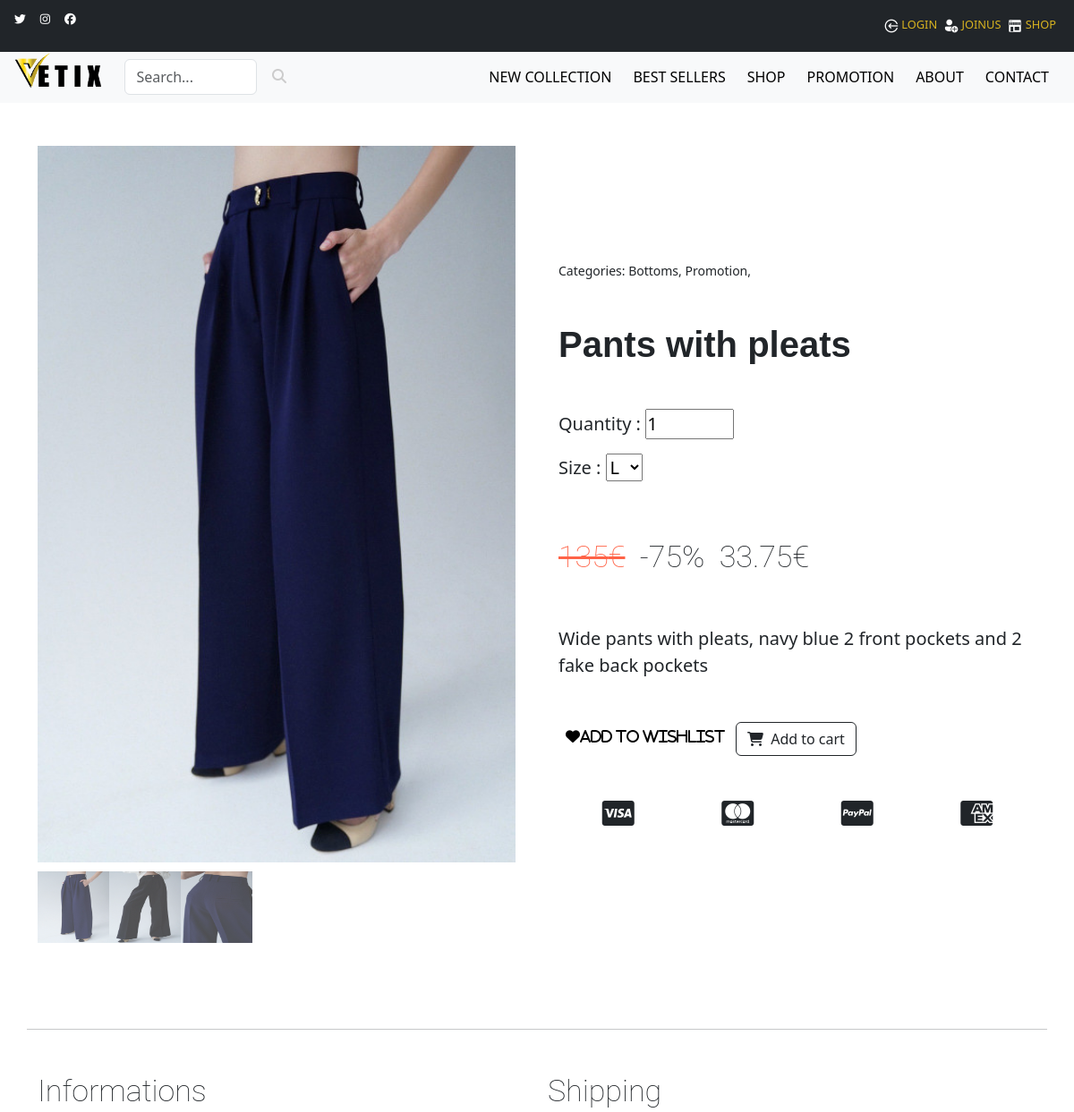
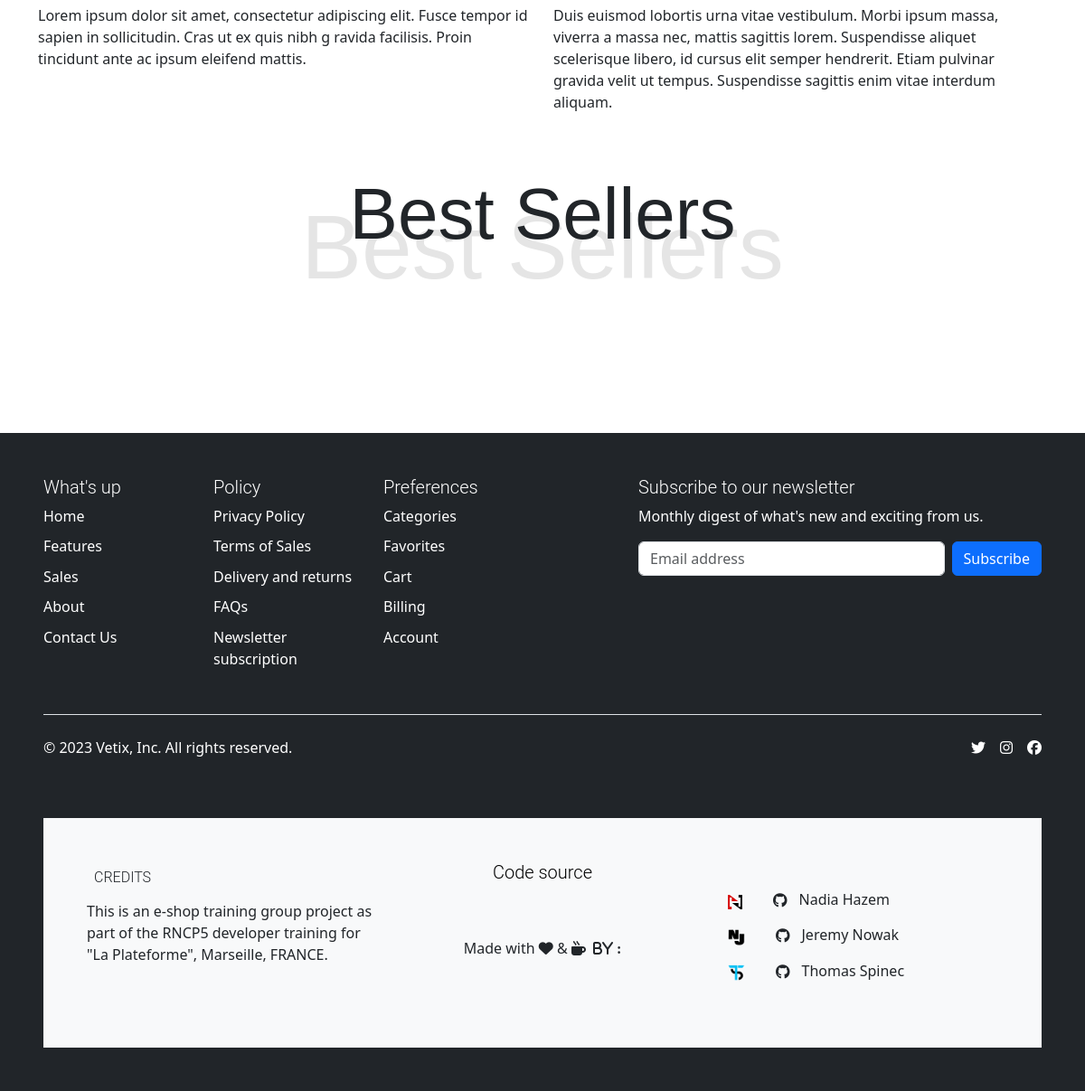
/product.php?id=2, run on the app's committed database (2 pictures, top to bottom).
### tables this page shows
CREATE TABLE IF NOT EXISTS `product` (
  `id_product` int(11) NOT NULL AUTO_INCREMENT,
  `title` varchar(255) NOT NULL,
  `description` text NOT NULL,
  `image` varchar(255) NOT NULL,
  `image_1` varchar(255) DEFAULT NULL,
  `image_2` varchar(255) DEFAULT NULL,
  `price` int(11) NOT NULL,
  `best_sellers` tinyint(1) NOT NULL DEFAULT '0',
  `new_collection` tinyint(1) NOT NULL DEFAULT '0',
  `promotion` tinyint(1) NOT NULL DEFAULT '0',
  `promotion_percentage` int(11) DEFAULT NULL,
  PRIMARY KEY (`id_product`)
);

CREATE TABLE IF NOT EXISTS `category` (
  `id_category` int(11) NOT NULL AUTO_INCREMENT,
  `name` varchar(255) NOT NULL,
  PRIMARY KEY (`id_category`)
);

### inc/class/Model.php (called while the page is built, shortened)
<?php
abstract class Model
{
    protected $bdd;
    protected $tablename = '';
    public function __construct()
    {
        $host = 'localhost';
        $dbname = 'boutique';
        $dbUser = 'root';
        $dbPass = '';
        try {
            $this->bdd = new PDO("mysql:host=$host;dbname=$dbname;charset=utf8", $dbUser, $dbPass);
            $this->bdd->setAttribute(PDO::ATTR_ERRMODE, PDO::ERRMODE_EXCEPTION);
            $this->bdd->exec("set names utf8");
        } catch (PDOException $e) {
            echo "Erreur : " . $e->getMessage();
            die();
        }
    }
    protected function getOne($id, $colname)
    {
        $id = htmlspecialchars($id);
        $query = "SELECT * FROM $this->tablename WHERE $colname = :id";
        $select = $this->bdd->prepare($query);
        $select->execute([':id' => $id]);
        $result = $select->fetch(PDO::FETCH_ASSOC);
        return $result;
    }
}

### inc/php/callToClasses.php (called while the page is built, shortened)
<?php
require_once 'inc/class/User.php';
require_once 'inc/class/Product.php';
$user = new User();
$product = new Product();
?>

### inc/class/Product.php (called while the page is built, shortened)
<?php
require_once "Model.php";
class Product extends Model
{
    protected $bdd;
    protected $tablename = "product";
    public function getSize($idProduct)
    {
        $idProduct = htmlspecialchars($idProduct);
        $request = "SELECT product_size.id_product AS id_size_product,
        product_size.id_size, size.id_size, size.size
        FROM $this->tablename
        INNER JOIN product_size
        ON product.id_product=product_size.id_product
        INNER JOIN size
        ON product_size.id_size=size.id_size
        WHERE product.id_product = :idProduct";
        $select = $this->bdd->prepare($request);
        $select->execute([
            ":idProduct" => $idProduct,
        ]);
        $result = $select->fetchAll(PDO::FETCH_ASSOC);
        return $result;
    }
    public function getProductInfo($id, $colname = "id_product")
    {
        return parent::getOne($id, $colname);
    }
    public function getCategoryName($id)
    {
        $id = htmlspecialchars($id);
        $query = $this->bdd->prepare("SELECT name FROM category INNER JOIN link_categ ON category.id_category = link_categ.id_categ WHERE link_categ.id_product = :id");
        $query->execute([':id' => $id]);
        $result = $query->fetchAll(PDO::FETCH_ASSOC);
        if ($result) {
            return $result;
        } else {
            return 'not ok';
        }
    }
}

### inc/class/User.php (called while the page is built, shortened)
<?php
require_once 'Model.php';
class User extends Model
{
    public function isLogged()
    {
        if (isset($_SESSION['user'])) {
            return true;
        } else {
            return false;
        }
    }
}

### product.php (the view, shortened to what this page needs)
<?php require_once 'inc/php/callToClasses.php'; ?>
<!DOCTYPE html>
<html lang="en">
<head>
    <link rel="stylesheet" href="inc/css/style.css">
    <link rel="stylesheet" href="https://cdnjs.cloudflare.com/ajax/libs/lightbox2/2.11.3/css/lightbox.min.css">
    <link rel="stylesheet" href="https://cdn.jsdelivr.net/npm/bootstrap@5.3.0-alpha3/dist/css/bootstrap.min.css">
</head>
<body>
    <?php include 'inc/header.php'; ?>
    <main class="container my-5">
        <?php
        $id = $_GET['id'];
        $product_info = $product->getProductInfo($id);
        $categories = $product->getCategoryName($id);
        $image = $product_info['image'];
        $image1 = $product_info['image_1'];
        $image2 = $product_info['image_2'];
        $title = $product_info['title'];
        $sizesProduct = $product->getSize($id);
        ?>
        <div class="row gx-4 gx-lg-5 align-items-center">
            <div class="col-md-6">
                <?php $images = [$image, $image1, $image2]; ?>
                <?php foreach ($images as $index => $image) : ?>
                    <?php if (!empty($image) && $index === 0) : ?>
                        <a href="inc/img/shop/<?= $image ?>" data-lightbox="<?= $title ?>">
                            <img src="inc/img/shop/<?= $image ?>" alt="<?= $title ?>" class="product_img img-fluid">
                        </a>
                    <?php elseif (!empty($image) && $index !== 0) : ?>
                        <a href="inc/img/shop/<?= $image ?>" data-lightbox="<?= $title ?>" style="display:none;"></a>
                    <?php endif; ?>
                <?php endforeach; ?>
                <div class="thumbnails">
                    <img class="thumbnail" src="inc/img/shop/<?= $product_info['image'] ?>" data-full-image="inc/img/shop/<?= $product_info['image'] ?>">
                    <?php
                    if ($product_info['image_1'] != "") { ?>
                        <img class="thumbnail" src="inc/img/shop/<?= $product_info['image_1'] ?>" data-full-image="inc/img/shop/<?= $product_info['image_1'] ?>">
                    <?php }
                    if ($product_info['image_2'] != "") { ?>
                        <img class="thumbnail" src="inc/img/shop/<?= $product_info['image_2'] ?>" data-full-image="inc/img/shop/<?= $product_info['image_2'] ?>">
                    <?php } else { ?>
                        <img class="thumbnail" src="inc/img/shop/default.png" data-full-image="inc/img/shop/<?= $product_info['image'] ?>">
                    <?php } ?>
                </div>
            </div>
            <div class="col-md-6">
                <div class="small mb-5">Categories:
                    <?php foreach ($categories as $category) {
                        echo $category['name'] . ', ';
                    } ?></div>
                <h2 class="display-5 fw-bolder my-5"><?php echo $product_info['title'] ?></h2>
                <div class="fs-5 mb-5">
                    <p class="">Quantity :
                        <input type="number" name="quantity" id="quantity" min="1" max="10" value="1">
                    </p>
                    <p class="">Size :
                        <select name="size" id="size">
                            <?php foreach ($sizesProduct as $cols => $valueSize) {
                            ?>
                                <option value="<?= $valueSize['size'] ?>"><?= $valueSize['size'] ?></option>
                            <?php
                            }
                            ?>
                        </select>
                    </p>
                    <?php if ($product_info['promotion'] == 1) {
                        $price = $product_info['price'] / 100;
                        $percentage = $product_info['promotion_percentage'];
                        $newPrice = $price - ($price * $percentage / 100);
                    ?>
                        <h3 class="py-5"><?= '<del>' . $price . '€</del> &nbsp;-' . $percentage . '% &nbsp;' . $newPrice ?>€</h3>
                    <?php } else { ?>
                        <h3 class="py-5"><?= $product_info['price'] / 100; ?>€</h3>
                    <?php } ?>
                    <p class="lead"><?= $product_info['description'] ?></p>
                </div>
                <div class="love d-flex mb-5">
                    <i class="heart heart-bk fas fa-heart px-2 pt-2" data-id="<?= $id ?>">Add to wishlist</i>
                    <?php if ($user->isLogged()) { ?>
                        <button id="add_to_cart" class="connected btn btn-outline-dark flex-shrink-0 mx-1" type="button" data-id="<?= $id ?>">
                            <i class="fas fa-shopping-cart me-1"></i>
                            Add to cart
                        </button>
                    <?php } else { ?>
                        <button id="add_to_cart" class="btn btn-outline-dark flex-shrink-0 mx-1" type="button" data-id="<?= $id ?>">
                            <i class="fas fa-shopping-cart me-1"></i>
                            Add to cart
                        </button>
                    <?php } ?>
                </div>
                <div class="d-flex mt-5 justify-content-around">
                    <i class="fab fa-2x fa-cc-visa"></i>
                    <i class="fab fa-2x fa-cc-mastercard"></i>
                    <i class="fab fa-2x fa-cc-paypal"></i>
                    <i class="fab fa-2x fa-cc-amex"></i>
                </div>
            </div>
        </div>
        <div class="row my-5">
            <hr class="my-5">
            <div class="col-md-6">
                <h3>Informations</h3>
                <p>Lorem ipsum dolor sit amet, consectetur adipiscing elit.
                    Fusce tempor id sapien in sollicitudin. Cras ut ex quis nibh g
                    ravida facilisis. Proin tincidunt ante ac ipsum eleifend mattis.</p>
            </div>
            <div class="col-md-6">
                <h3>Shipping</h3>
                <p>Duis euismod lobortis urna vitae vestibulum. Morbi ipsum massa, viverra a massa nec, mattis sagittis lorem. Suspendisse aliquet scelerisque libero, id cursus elit semper hendrerit. Etiam pulvinar gravida velit ut tempus. Suspendisse sagittis enim vitae interdum aliquam.</p>
            </div>
        </div>
        <section class="container overflow-hidden">
            <h1>Best Sellers</h1>
            <h1 class="ter">Best Sellers</h1>
        </section>
    </main>
    <?php include 'inc/footer.php'; ?>
</body>
</html>

### inc/css/style.css (style rules this page uses)
* { box-sizing: border-box; margin: 0; padding: 0; }
body { font-family: 'Open Sans', sans-serif; background-color: #fff; overflow-x : hidden; }
main { margin-top: 5%!important; width: 100%; min-height: 100vh; }
.container { width: 80%; margin: 0 auto; padding: 0; }
h1 { position: relative; font-family: 'Montserrat', sans-serif; font-size: 80px!important; font-weight: 100!important; text-align: center; z-index: 2!important; }
h1.ter { font-size: 100px!important; font-weight: 300!important; text-align: center; color: #E5E5E5; margin: -80px 0 50px 0; z-index: 1!important; }
h2 { font-family: 'Montserrat', sans-serif; font-size: 40px!important; font-weight: 300!important; margin: 0 0 20px 0; }
h3 { font-family: 'Roboto', sans-serif; font-size: 34px!important; font-weight: 100!important; margin: 0 0 20px 0; }
a { color: #d9b420!important; text-decoration: none!important; transition: all 0.3s ease-in-out; }
del { color: tomato; }
.heart { color: white; }
.heart-bk { color: black; }
.product_img { width: 100%; max-width: 400px; height: auto; margin: 0 auto; }
.thumbnails { display: flex; justify-content: flex-start; margin-top: 10px; }
.thumbnail { width: 80px; height: 80px; cursor: pointer; opacity: 0.7; transition: opacity 0.2s ease-in-out; }

### data on the page
product: image (picture), image_1 (picture), image_2 (picture), title "Pants with pleats", price "135", promotion_percentage "75", newPrice "33.75", description "Wide pants with pleats, navy blue 2 front pockets and 2 fake back pockets"
category: name "Bottoms"
category: name "Promotion"

### other printed values
form field size "L"
